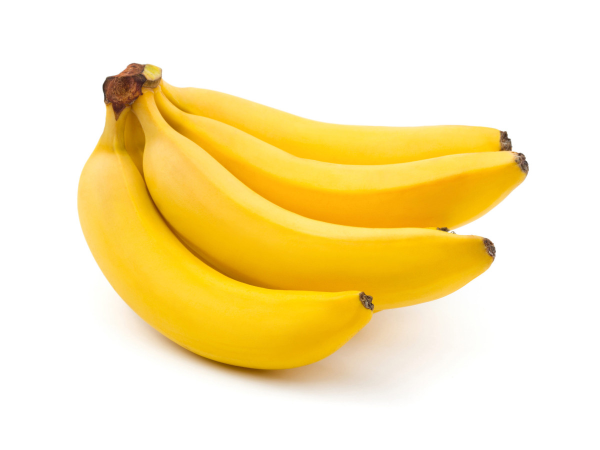
#> input picture images/bananos.jpg, 1200 x 900 px (shown at 1/2 size)
$ jupyter execute 00_Open_Operations_Hist_images.ipynb   (shell and % lines are left out)
#> lines starting #> are read from the running program, lines starting #| are printed output that depends on the picture; after the words box and inside, x2 and y2 are one past the last pixel; in counts of white or black regions, pixels touching at a corner belong together; long printed decimals are rounded
# Opening Image Files with OpenCV

Important Notes:

- OpenCV and Matplotlib expect different orders of the RGB channels
    - Matplotlib Orders: RED GREEN BLUE
    - OpenCV Orders: BLUE GREEN RED

## Import Libraries

[cell 1]
import numpy as np
import matplotlib.pyplot as plt
import cv2
from PIL import Image

## Read Data

[cell 2]
# Abrimos la imagen con openCV: Se trata de una matriz de numpy
img = cv2.imread('../images/bananos.jpg')
#> img is the input picture: shape (900, 1200, 3); mean B, G, R 178.6, 231.4, 249.5
type(img)

[cell 3]
# Resolución de 900x1200 píxeles y 3 valores por píxel (RGB)
img.shape
#> Out = (900, 1200, 3)

[cell 4]
img[500,500]
#> Out = [0, 187, 245]

## Display the Image

Recuerda que Matplotlib y OpenCV trabajan por defecto en diferentes ordenes RGB

- Matplotlib Orders: RED GREEN BLUE
- OpenCV Orders: BLUE GREEN RED

### BGR

[cell 5]
# rare color? OpenCv la ha abierto en BGR
plt.imshow(img);
print(img[600,500]) # Imprimimos un Píxel BGR
#| [ 21 211 252]

### RGB

[cell 6]
# Convert the color channels from BGR (OpenCV default) to RGB
rgb_img = cv2.cvtColor(img, cv2.COLOR_BGR2RGB)
print(rgb_img[600,500]) # Imprimimos un Píxel RGB
#| [252 211  21]
plt.imshow(rgb_img);

### HSV

[cell 7]
# Lo pasamos a HSI Hue Saturation Intensity
hsv_img = cv2.cvtColor(img, cv2.COLOR_BGR2HSV)
#> hsv_img: shape (900, 1200, 3); mean H, S, V 9.6, 75, 249.5
print(hsv_img[600,500]) # Imprimimos un Píxel HSV
#| [ 25 234 252]
plt.imshow(hsv_img);

### Gray Scale

- Es más sencillo trabajar con 1 valor por píxel que 3 valores por píxel
- Obtener medidas sobre la intensidad en la imagen

[cell 8]
# Pasamos a Escala de Grises (Un solo valor por píxel donde 0 es negro y 255 blanco)
gray_img = cv2.cvtColor(img, cv2.COLOR_BGR2GRAY)
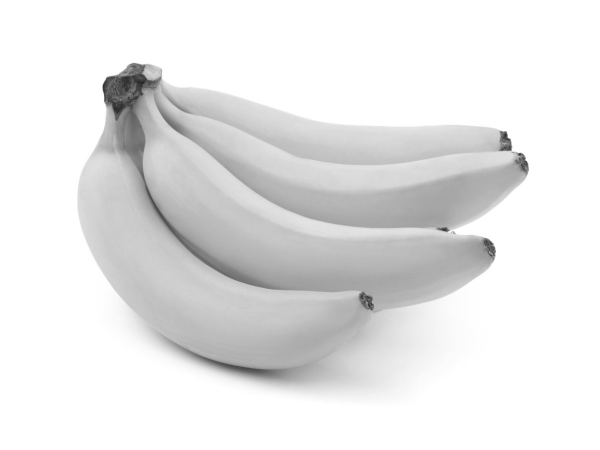
#> gray_img: shape (900, 1200) (shown at 1/2 size); min 28, max 255, mean 230.8
print(gray_img[600,500]) # Imprimimos un Píxel Gray Scale
#| 202
plt.imshow(gray_img, cmap='gray');

# Alternativa: Leer la imagen en escala de grises
# gray_img = cv2.imread('../images/bananos.jpg', cv2.IMREAD_GRAYSCALE)

### Binaria

- Se usa para resaltar objetos de interés
- Obtener medidss sobre la forma de los objetos

[cell 9]
umbral = 230
binaria = np.uint8((gray_img<umbral)*255) # uint8 es un entero de 8 bits por lo tanto es un entero entre 0 y 255
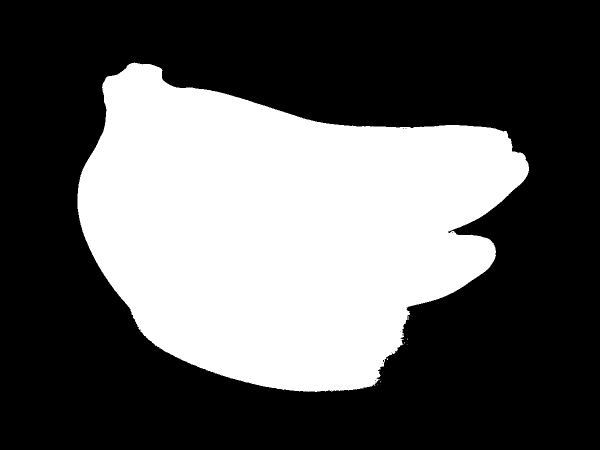
#> binaria: shape (900, 1200) (shown at 1/2 size); 36.2% white; 8 white regions (7 under 20 px), largest, box (x1, y1, x2, y2) and area: (155, 125, 1058, 784) 391279
print(binaria[600,500]) # Imprimimos un Píxel binario
#| 255
plt.imshow(binaria, cmap='gray');

## Operaciones básicas con una imagen (matriz)

[cell 10]
# Conocer cual es el valor mínimo de una imagen
print(f"Mínimo: {np.min(gray_img)}")
#| Mínimo: 28
# Dónde se encuentra ese valor?
print(np.argmin(gray_img)) # posición flatten 727942 de la matriz
#| 727942

# Conocer cual es el valor máximo de una imagen
print(f"Máximo: {np.max(gray_img)}")
#| Máximo: 255
# Dónde se encuentra ese valor?
print(np.argmax(gray_img)) # posición flatten 0 de la matriz
#| 0

[cell 11]
# Media (matriz)
print(f"Media: {np.mean(gray_img)}")
#| Media: 230.780

# Varianza (matriz): representa la variabilidad de un conjunto de datos respecto de la media aritmética de los mismo
print(f"Varianza: {np.var(gray_img)}")
#| Varianza: 1248.186

# Desviación estandar: Una desviación estándar baja indica que la mayor parte de los datos de una muestra tienden a estar agrupados cerca de su media (también denominada el valor esperado)
# mientras que una desviación estándar alta indica que los datos se extienden sobre un rango de valores más amplio
print(f"Desv. Estandar: {np.sqrt(np.var(gray_img))}")
#| Desv. Estandar: 35.330

# Interpretación: Mayoría de datos están entre Media +- Desv. Estandar
print(f"Media+-Desv. Estandar: {np.mean(gray_img)-np.sqrt(np.var(gray_img)),np.mean(gray_img)+np.sqrt(np.var(gray_img))}")
#| Media+-Desv. Estandar: (195.451, 266.110)

## Operaciones bássicas con varias imágenes (matrices)

- Suma de matrices
- Resta de matrices
- Promedio de matrices

[cell 12]
plt.imshow(binaria - gray_img, cmap='gray');
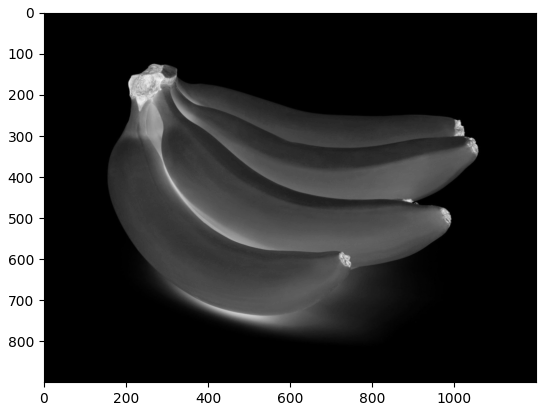
#> figure drawn by matplotlib, 1 panel

## Histograma de una imagen

[cell 13]
hist = cv2.calcHist([gray_img], [0], None, [256], [0, 256])
#> hist = 256 values, max 627027 at index 255, min 0 at index 0, mean 4218.8
plt.plot(hist, color='gray' )

plt.xlabel('intensidad de iluminacion 0=Negro 255=Blanco')
plt.ylabel('cantidad de pixeles')
plt.show()
#> figure, not shown here; curve peaks at x = 255, y = 627027

[cell 14]
color = ('b','g','r')

for i, c in enumerate(color):
    hist = cv2.calcHist([img], [i], None, [256], [0, 256])
    plt.plot(hist, color = c)
    plt.xlim([0,256])

plt.show()
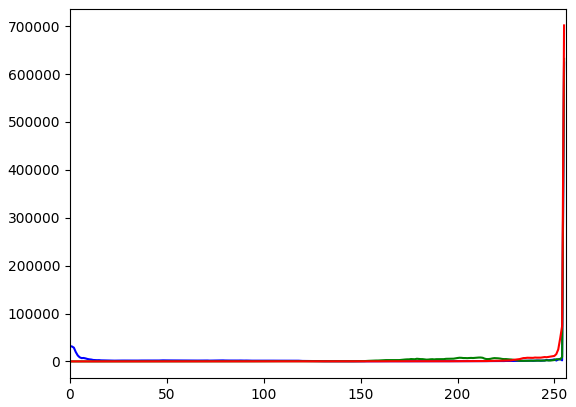
#> figure drawn by matplotlib, 1 panel; curve peaks at x = 255, y = 623878; curve peaks at x = 255, y = 631718; curve peaks at x = 255, y = 701565

[cell 15]
color = ('b','g','r')

for i, c in enumerate(color):
    canal = img[:,:,i].flatten()
    plt.hist(canal, bins=100, color=c)


plt.show()
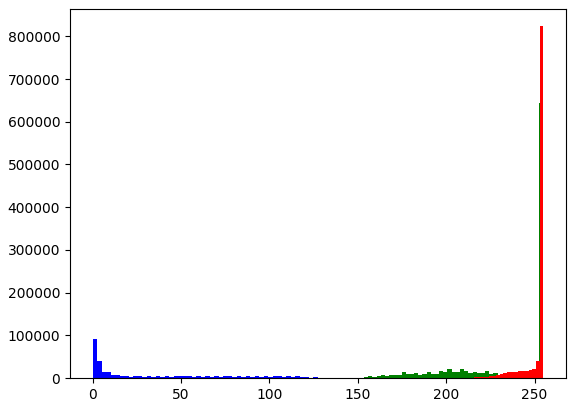
#> figure drawn by matplotlib, 1 panel; tallest bar 631449 high, from x = 252.4 to 255; tallest bar 644726 high, from x = 252.6 to 255; tallest bar 823576 high, from x = 252.9 to 255

[cell 16]
image = cv2.imread('../images/00-puppy.jpg')
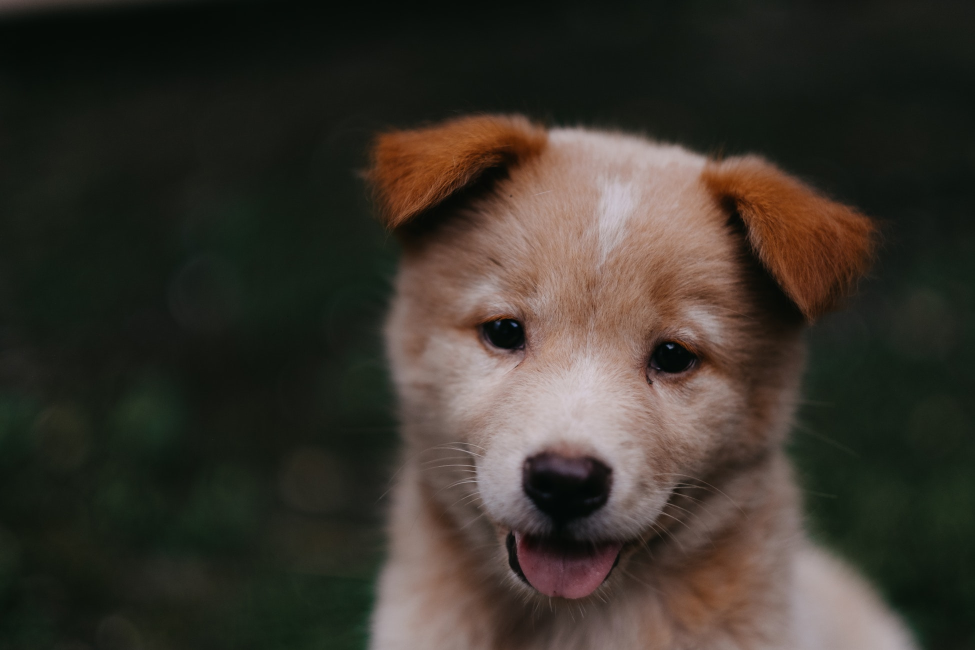
#> input picture images/00-puppy.jpg, 1950 x 1300 px (shown at 1/2 size)
#> image is the input picture: shape (1300, 1950, 3); mean B, G, R 43.8, 51.8, 57.3
image_rgb = cv2.cvtColor(image, cv2.COLOR_BGR2RGB)
plt.imshow(image_rgb);

[cell 17]
color = ('b','g','r')

for i, c in enumerate(color):
    hist = cv2.calcHist([image_rgb], [i], None, [256], [0, 256])
    plt.plot(hist, color = c)
    plt.xlim([0,256])

plt.show()
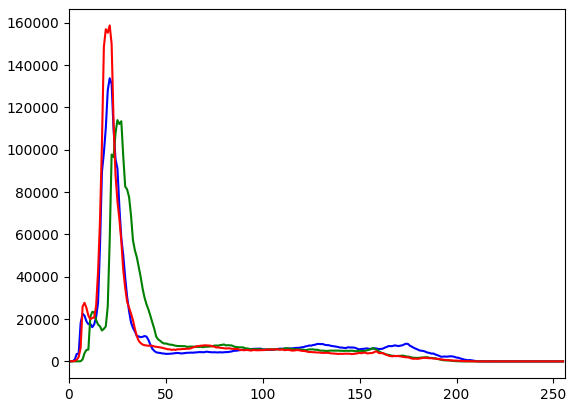
#> figure drawn by matplotlib, 1 panel; curve peaks at x = 21, y = 133817; curve peaks at x = 25, y = 114036; curve peaks at x = 21, y = 158781

[cell 18]
color = ('b','g','r')

for i, c in enumerate(color):
    canal = image[:,:,i].flatten()
    plt.hist(canal, bins=100, color=c)


plt.show()
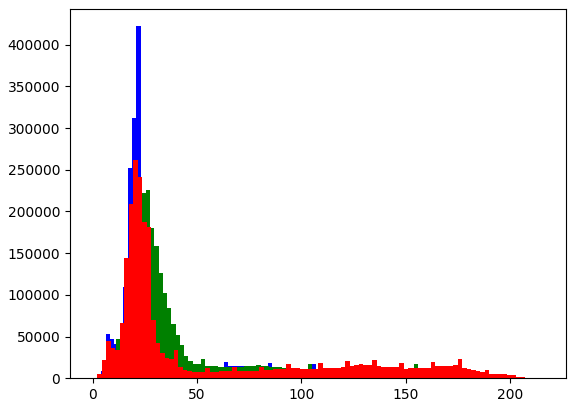
#> figure drawn by matplotlib, 1 panel; tallest bar 422092 high, from x = 21 to 23.1; tallest bar 225667 high, from x = 25.48 to 27.52; tallest bar 261899 high, from x = 19.44 to 21.6

#### Ejercicio: Cómo distinguir entre los plátanos y el fondo?

[cell 19]
# Aplanamos matriz
vector = gray_img.flatten()
# Histograma
plt.hist(vector, bins=50);
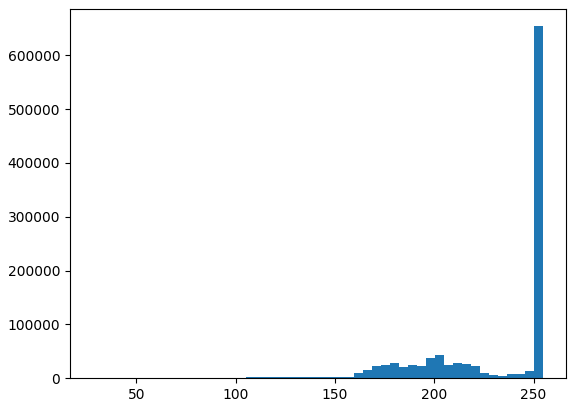
#> figure drawn by matplotlib, 1 panel; tallest bar 654031 high, from x = 250.5 to 255

[cell 20]
umbral = 240
binaria = np.uint8((gray_img<umbral)*255) # uint8 es un entero de 8 bits por lo tanto es un entero entre 0 y 255
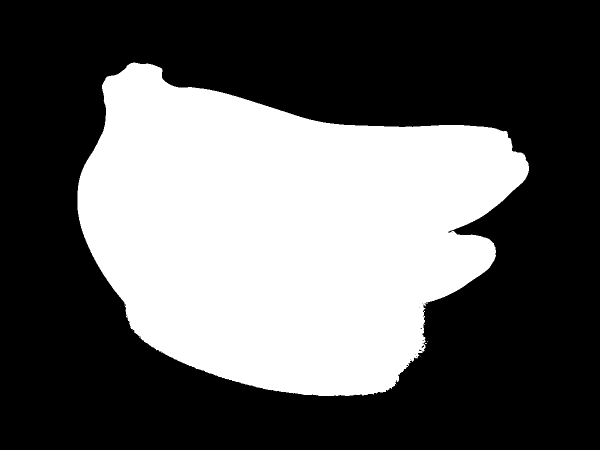
#> binaria: shape (900, 1200) (shown at 1/2 size); 37.4% white; 6 white regions (5 under 20 px), largest, box (x1, y1, x2, y2) and area: (155, 125, 1058, 792) 403765
plt.imshow(binaria, cmap='gray');
